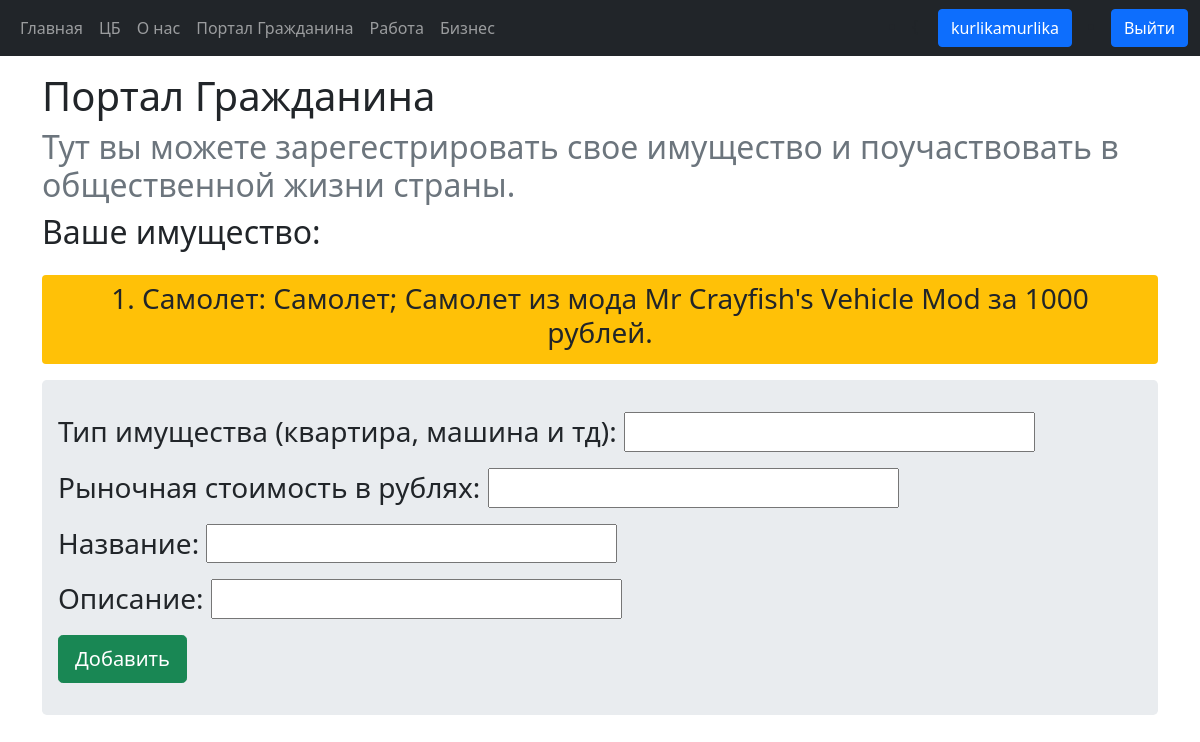
The app's page /citizen/ (signed in), older data.
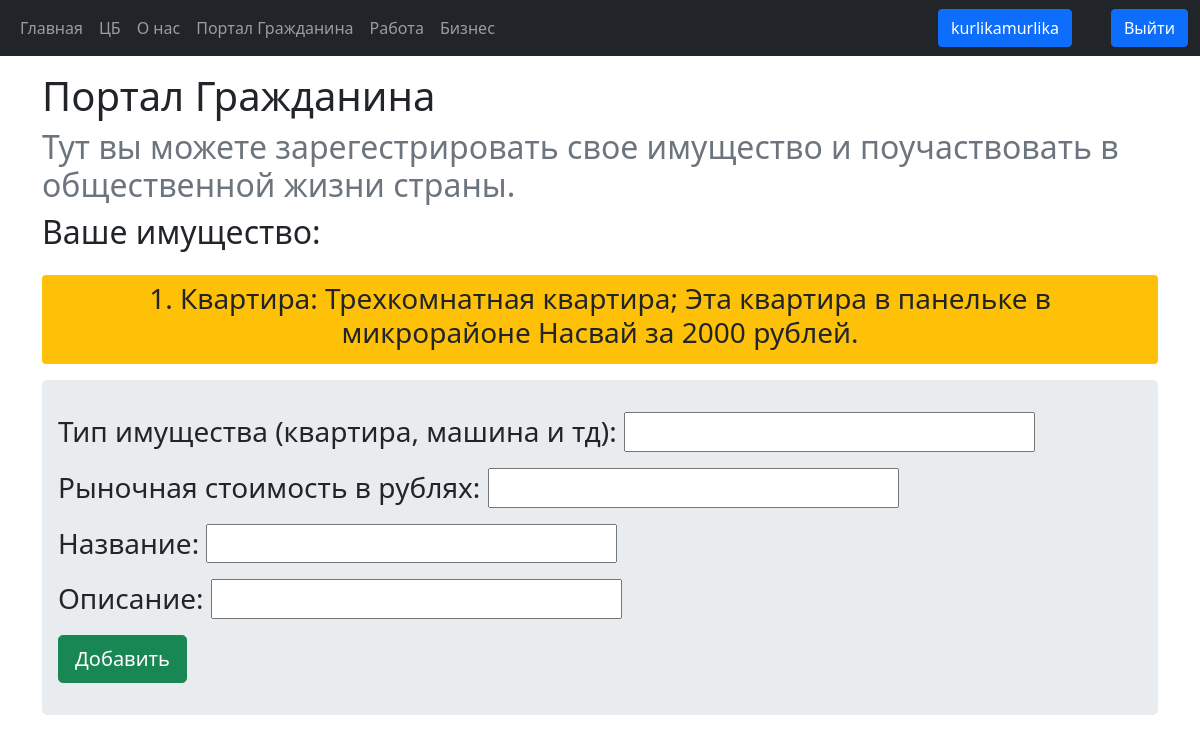
The same page, newer data.
### bank/models.py (models this page shows, shortened)
class Property(models.Model):
    citizen = models.ForeignKey(Citizen, on_delete=models.CASCADE, blank=True, null=True)
    property_type = models.CharField(max_length=50)
    market_price = models.IntegerField(default=0)
    name = models.CharField(max_length=100)
    description = models.TextField()

### bank/views.py (the view, shortened to what this page needs)
# urls.py: path('citizen/', views.citizen, name='citizen'),
def citizen(request):
    has_citizenship = False
    citizenship = ''
    bank_account = ''
    property_list = []
    try:
        bank_account = BankAccount.objects.filter(user_id=request.user.id).get(account_type='personal')
        has_bank = True
    except:
        has_bank = False
    try:
        citizenship = Citizen.objects.get(user_id=request.user.id)
        has_citizenship = True
        property_list = Property.objects.filter(citizen_id=citizenship.id)
    except:
        has_citizenship = False
    form = getCitizenShip(request.POST or None)
    form_property = RegisterProperty(request.POST or None)
    citizen_dict = {
        'has_citizenship': has_citizenship,
        'citizenship': citizenship,
        'form': form,
        'has_bank': has_bank,
        'form_property': form_property,
        'property_list': property_list,
    }
    if form_property.is_valid():
        citizen_property = form_property.save(commit=False)
        citizen_property.citizen = citizenship
        citizen_property.save()
    return render(request, 'bank/citizen.html', context=citizen_dict)

### bank/forms.py
class getCitizenShip(forms.Form):
    minecraft_username = forms.CharField(label="Ваш ник в Minecraft", min_length=3, max_length=16)
    discord_username = forms.CharField(label='Ваш ник в Discord')
    country = CountryField().formfield()

class RegisterProperty(forms.ModelForm):
    property_type = forms.CharField(label='Тип имущества (квартира, машина и тд)')
    market_price = forms.IntegerField(label="Рыночная стоимость в рублях", min_value=0)
    name = forms.CharField(label="Название")
    description = forms.CharField(label='Описание')
    class Meta:
        model = Property
        fields = ('property_type', 'market_price', 'name', 'description')

### bank/templates/bank/citizen.html (shortened to what this page needs)
<!DOCTYPE html>
{% extends 'bank/base.html' %}
{% block body_content %}
    {% if user.is_authenticated %}
        <h1>Портал Гражданина</h1>
        {% if has_citizenship%}
            <h2 class="text-secondary">Тут вы можете зарегестрировать свое имущество и поучаствовать в общественной жизни страны.</h2>
            <h2>Ваше имущество:</h2>
            <div class="bg-warning btn my-3">
                {% for item in property_list %}
                    <h3>{{ forloop.counter }}. {{ item.property_type }}: {{ item.name }}; {{ item.description }} за {{ item.market_price }} рублей.</h3>
                {% endfor %}
            </div>
            <div class="jumbotron">
                <form method="post">
                    <h3>{{ form_property.as_p }}</h3>
                    <button class="btn btn-success btn-lg" type="submit">Добавить</button>
                </form>
            </div>
        {% endif %}
    {% else %}
        <h1>Войдите в свой аккаунт, чтобы продолжить работу с Порталом Гражданина</h1>
    {% endif %}
{% endblock %}

### bank/templates/bank/base.html (shortened to what this page needs)
<!DOCTYPE html>
<html lang="ru">
<head>
    <link href="https://cdn.jsdelivr.net/npm/bootstrap@5.1.2/dist/css/bootstrap.min.css" rel="stylesheet">
</head>
<body>
{% load static %}
<link href="{% static 'bank/style.css' %}" rel="stylesheet">
<nav class="navbar navbar-expand-sm bg-dark navbar-dark">
        <div class="container-fluid">
            <ul class="navbar-nav">
                <li class="nav-item">
                    <a class="nav-link" href="{% url 'bank:index' %}">Главная</a>
                </li>
                <li class="nav-item">
                    <a class="nav-link" href="{% url 'bank:send' %}">ЦБ</a>
                </li>
                <li class="nav-item">
                    <a class="nav-link" href="{% url 'bank:about_us' %}">О нас</a>
                </li>
                <li class="nav-item">
                    <a class='nav-link' href="{% url 'bank:citizen' %}">Портал Гражданина</a>
                </li>
                <li class="nav-item">
                    <a class='nav-link' href="{% url 'bank:jobs' %}">Работа</a>
                </li>
                <li class="nav-item">
                    <a class='nav-link' href="{% url 'bank:business_management' %}">Бизнес</a>
                </li>
            </ul>
            <div class="d-flex">
                {% if user.is_authenticated %}
                    <li class="nav-item">{
                        <a class="btn btn-primary mx-3" href="{% url 'bank:profile' user.id%}">{{ user.get_username }}</a></li>
                    <li class="nav-item">
                        <a class="btn btn-primary" href="{% url 'logout'%}?next={{request.path}}">Выйти</a>
                    </li>
                {% endif %}
            </div>
        </div>
</nav>
<div class="container mt-3">
{% if user.is_authenticated %}
{% block body_content %}
{% endblock %}
{% else %}
<h1>Войдите в аккаунт для дальнейшего использования</h1>
{% endif %}
</div>
</body>
</html>

### bank/static/bank/style.css (style rules this page uses)
.jumbotron { padding: 2rem 1rem; margin-bottom: 2rem; background-color: #e9ecef; border-radius: .3rem; }

Row changes from the older to the newer data that the page shows:
removed Property: property_type "Самолет", name "Самолет", description "Самолет из мода Mr Crayfish's Vehicle Mod", market_price "1000"
added Property: property_type "Квартира", name "Трехкомнатная квартира", description "Эта квартира в панельке в микрорайоне Насвай", market_price "2000"
